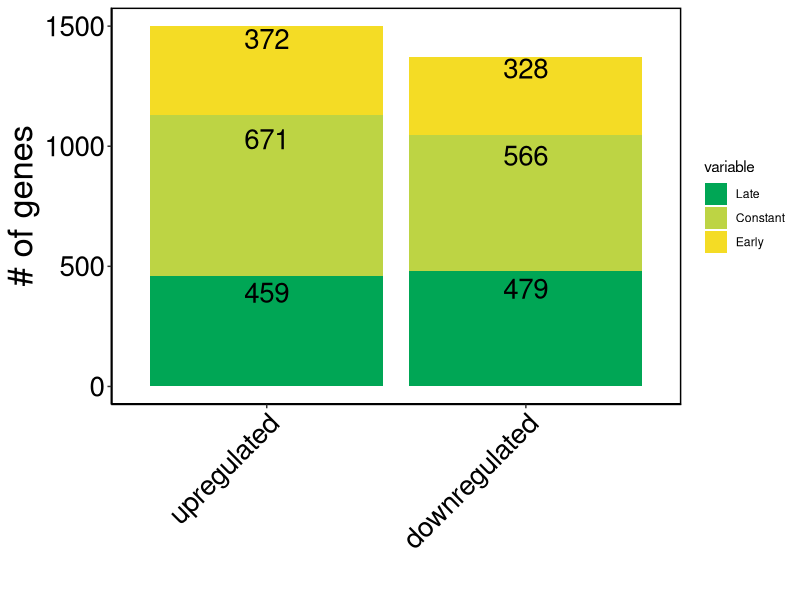

The R source for this figure:
setwd("D:/资料/大二第三学期/生物信息/文章复现")
library(ggplot2)
library(reshape2)

gene_anno = read.csv("gene_annotation_filtered.csv")
gene_anno = gene_anno[,-which(names(gene_anno) == "X")]

gene = c("upregulated","downregulated")
early = c(nrow(gene_anno[gene_anno['class']=='early_up',]),nrow(gene_anno[gene_anno['class']=='early_down',]))
constant = c(nrow(gene_anno[gene_anno['class']=='constant_up',]),nrow(gene_anno[gene_anno['class']=='constant_down',]))
late = c(nrow(gene_anno[gene_anno['class']=='late_up',]),nrow(gene_anno[gene_anno['class']=='late_down',]))

df = data.frame(
  gene = gene,
  Early = early,
  Constant = constant,
  Late = late
)

df2 = melt(df,id.vars='gene')
color_map = c("Early" = "#F4DC25","Constant" = "#BDD444","Late" = "#00A655")
df2$color = color_map[df2$variable]
df2$variable = factor(df2$variable,levels = c("Late","Constant","Early"))
df2$gene = factor(df2$gene,levels = c("upregulated","downregulated"))
df2 = df2[order(df2$variable),]

pdf("plot/gene_annno_number_comparison.pdf",height = 7, width = 6)
ggplot(data=df2,aes(gene,value,fill=variable,group=gene))+
    geom_bar(stat="identity",position="stack", color=NA) +
    geom_text(aes(label = value), position = position_stack(vjust = 0.85), size = 7) +
    theme_classic() +
    scale_fill_manual(values = c("Late" = "#00A655","Constant" = "#BDD444","Early" = "#F4DC25")) +
    ylab("# of genes") +
    xlab("") +
    theme(axis.text.x = element_text(size = 20,color = "black",angle = 45, hjust = 1),  
        axis.title.x = element_text(size = 25,color = "black"),
        axis.text.y = element_text(size = 20,color = "black"),  
        axis.title.y = element_text(size = 25,color = "black"),
        panel.border = element_rect(color = "black", fill = NA, size = 1),
        plot.title = element_text(size = 30, hjust = 0.5)) 
dev.off()
    
    